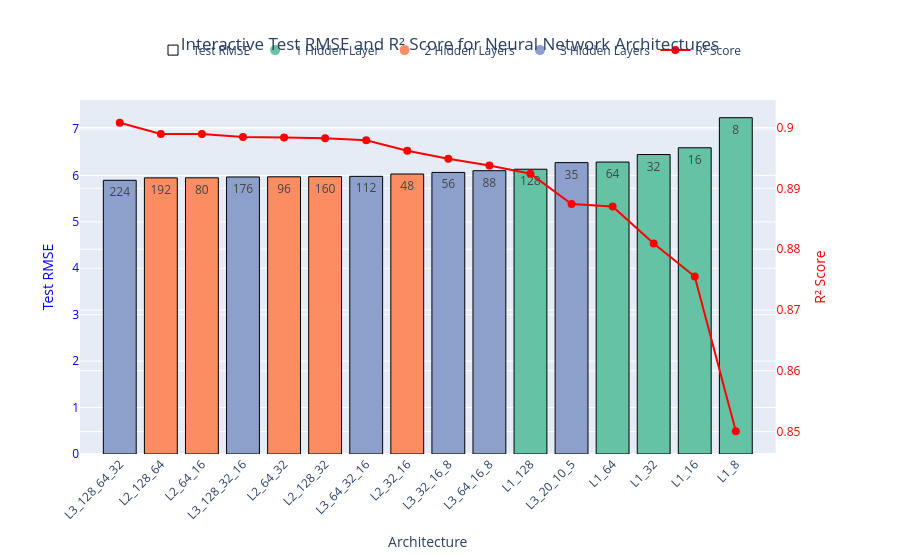

Source (notebook cell):
### Code cell
# Sort by Test RMSE
model_results_df_sorted = model_results_df.sort_values(by='Test RMSE', ascending=True)

# Prepare customdata
custom_cols = ['R2 Score', 'Number of Layers', 'Hidden Layers']
customdata = model_results_df_sorted[custom_cols].values

# Auto color mapping for any number of layers
layers = sorted(model_results_df_sorted['Number of Layers'].unique())
palette = qualitative.Set2
color_map = {n: palette[i % len(palette)] for i, n in enumerate(layers)}
colors = model_results_df_sorted['Number of Layers'].map(color_map)

# Figure with secondary y-axis
fig = make_subplots(specs=[[{"secondary_y": True}]])

# Test RMSE bars (colored by layer count) + black borders, no legend entry
fig.add_trace(
    go.Bar(
        x=model_results_df_sorted['Architecture'],
        y=model_results_df_sorted['Test RMSE'],
        name='Test RMSE',
        marker=dict(color=colors, line=dict(color='black', width=1)),
        text=model_results_df_sorted['Total Nodes'],
        hoverinfo='none',
        hovertemplate=(
            '<b>Architecture:</b> %{x}<br>'
            '<b>Test RMSE:</b> %{y:.2f}<br>'
            '<b>R² Score:</b> %{customdata[0]:.4f}<br>'
            '<b>Total Nodes:</b> %{text}<br>'
            '<b>Number of Layers:</b> %{customdata[1]}<br>'
            '<b>Hidden Layers:</b> %{customdata[2]}<br>'
            '<extra></extra>'
        ),
        customdata=customdata,
        showlegend=False,
    ),
    secondary_y=False,
)

# Legend entry for Test RMSE (black box)
fig.add_trace(
    go.Scatter(
        x=[None],
        y=[None],
        mode='markers',
        marker=dict(size=10, color='black', symbol='square-open', line=dict(color='black', width=1)),
        name='Test RMSE',
        showlegend=True,
    )
)

# Auto legend entries for each layer count
for n in layers:
    fig.add_trace(
        go.Scatter(
            x=[None],
            y=[None],
            mode='markers',
            marker=dict(size=10, color=color_map[n]),
            name=f'{n} Hidden Layer{"s" if n != 1 else ""}',
            showlegend=True,
        )
    )

# R² line on secondary axis (non-interactive)
fig.add_trace(
    go.Scatter(
        x=model_results_df_sorted['Architecture'],
        y=model_results_df_sorted['R2 Score'],
        name='R² Score',
        mode='lines+markers',
        line=dict(color='red', width=2),
        marker=dict(size=8),
        hoverinfo='skip',
    ),
    secondary_y=True,
)

# Axes + layout
fig.update_xaxes(
    title_text='Architecture',
    tickmode='array',
    tickvals=model_results_df_sorted['Architecture'],
    ticktext=model_results_df_sorted['Architecture'],
    tickangle=-45,
)
fig.update_yaxes(title_text='Test RMSE', secondary_y=False, color='blue')
fig.update_yaxes(title_text='R² Score', secondary_y=True, color='red')
fig.update_layout(
    title=dict(
        text='Interactive Test RMSE and R² Score for Neural Network Architectures',
        x=0.5,
        xanchor='center',
    ),
    barmode='group',
    legend=dict(
        orientation='h',
        yanchor='bottom',
        y=1.1,
        xanchor='center',
        x=0.5,
        bgcolor='rgba(255,255,255,0.8)',
    ),
    hovermode='x unified',
)

fig.show()

### Figure 1 — Plotly figure (JSON) as saved in the notebook; plotly's stock layout.template omitted (floating-point values rounded to 4 significant figures)
{"data": [{"customdata": [[0.9008, 3, "[128, 64, 32]"], [0.8989, 2, "[128, 64]"], [0.8989, 2, "[64, 16]"], [0.8984, 3, "[128, 32, 16]"], [0.8984, 2, "[64, 32]"], [0.8982, 2, "[128, 32]"], [0.8979, 3, "[64, 32, 16]"], [0.8962, 2, "[32, 16]"], [0.8949, 3, "[32, 16, 8]"], [0.8937, 3, "[64, 16, 8]"], [0.8924, 1, "[128]"], [0.8874, 3, "[20, 10, 5]"], [0.887, 1, "[64]"], [0.8809, 1, "[32]"], [0.8755, 1, "[16]"], [0.8501, 1, "[8]"]], "hoverinfo": "none", "hovertemplate": "<b>Architecture:</b> %{x}<br><b>Test RMSE:</b> %{y:.2f}<br><b>R² Score:</b> %{customdata[0]:.4f}<br><b>Total Nodes:</b> %{text}<br><b>Number of Layers:</b> %{customdata[1]}<br><b>Hidden Layers:</b> %{customdata[2]}<br><extra></extra>", "marker": {"color": ["rgb(141,160,203)", "rgb(252,141,98)", "rgb(252,141,98)", "rgb(141,160,203)", "rgb(252,141,98)", "rgb(252,141,98)", "rgb(141,160,203)", "rgb(252,141,98)", "rgb(141,160,203)", "rgb(141,160,203)", "rgb(102,194,165)", "rgb(141,160,203)", "rgb(102,194,165)", "rgb(102,194,165)", "rgb(102,194,165)", "rgb(102,194,165)"], "line": {"color": "black", "width": 1}}, "name": "Test RMSE", "showlegend": false, "text": [224.0, 192.0, 80.0, 176.0, 96.0, 160.0, 112.0, 48.0, 56.0, 88.0, 128.0, 35.0, 64.0, 32.0, 16.0, 8.0], "type": "bar", "x": ["L3_128_64_32", "L2_128_64", "L2_64_16", "L3_128_32_16", "L2_64_32", "L2_128_32", "L3_64_32_16", "L2_32_16", "L3_32_16_8", "L3_64_16_8", "L1_128", "L3_20_10_5", "L1_64", "L1_32", "L1_16", "L1_8"], "xaxis": "x", "y": [5.895, 5.948, 5.949, 5.966, 5.97, 5.973, 5.98, 6.031, 6.065, 6.102, 6.134, 6.276, 6.288, 6.45, 6.595, 7.243], "yaxis": "y"}, {"marker": {"color": "black", "line": {"color": "black", "width": 1}, "size": 10, "symbol": "square-open"}, "mode": "markers", "name": "Test RMSE", "showlegend": true, "type": "scatter", "x": [null], "y": [null]}, {"marker": {"color": "rgb(102,194,165)", "size": 10}, "mode": "markers", "name": "1 Hidden Layer", "showlegend": true, "type": "scatter", "x": [null], "y": [null]}, {"marker": {"color": "rgb(252,141,98)", "size": 10}, "mode": "markers", "name": "2 Hidden Layers", "showlegend": true, "type": "scatter", "x": [null], "y": [null]}, {"marker": {"color": "rgb(141,160,203)", "size": 10}, "mode": "markers", "name": "3 Hidden Layers", "showlegend": true, "type": "scatter", "x": [null], "y": [null]}, {"hoverinfo": "skip", "line": {"color": "red", "width": 2}, "marker": {"size": 8}, "mode": "lines+markers", "name": "R² Score", "type": "scatter", "x": ["L3_128_64_32", "L2_128_64", "L2_64_16", "L3_128_32_16", "L2_64_32", "L2_128_32", "L3_64_32_16", "L2_32_16", "L3_32_16_8", "L3_64_16_8", "L1_128", "L3_20_10_5", "L1_64", "L1_32", "L1_16", "L1_8"], "xaxis": "x", "y": [0.9008, 0.8989, 0.8989, 0.8984, 0.8984, 0.8982, 0.8979, 0.8962, 0.8949, 0.8937, 0.8924, 0.8874, 0.887, 0.8809, 0.8755, 0.8501], "yaxis": "y2"}], "layout": {"barmode": "group", "hovermode": "x unified", "legend": {"bgcolor": "rgba(255,255,255,0.8)", "orientation": "h", "x": 0.5, "xanchor": "center", "y": 1.1, "yanchor": "bottom"}, "title": {"text": "Interactive Test RMSE and R² Score for Neural Network Architectures", "x": 0.5, "xanchor": "center"}, "xaxis": {"anchor": "y", "domain": [0, 0.94], "tickangle": -45, "tickmode": "array", "ticktext": ["L3_128_64_32", "L2_128_64", "L2_64_16", "L3_128_32_16", "L2_64_32", "L2_128_32", "L3_64_32_16", "L2_32_16", "L3_32_16_8", "L3_64_16_8", "L1_128", "L3_20_10_5", "L1_64", "L1_32", "L1_16", "L1_8"], "tickvals": ["L3_128_64_32", "L2_128_64", "L2_64_16", "L3_128_32_16", "L2_64_32", "L2_128_32", "L3_64_32_16", "L2_32_16", "L3_32_16_8", "L3_64_16_8", "L1_128", "L3_20_10_5", "L1_64", "L1_32", "L1_16", "L1_8"], "title": {"text": "Architecture"}}, "yaxis": {"anchor": "x", "color": "blue", "domain": [0, 1], "title": {"text": "Test RMSE"}}, "yaxis2": {"anchor": "x", "color": "red", "overlaying": "y", "side": "right", "title": {"text": "R² Score"}}}}
